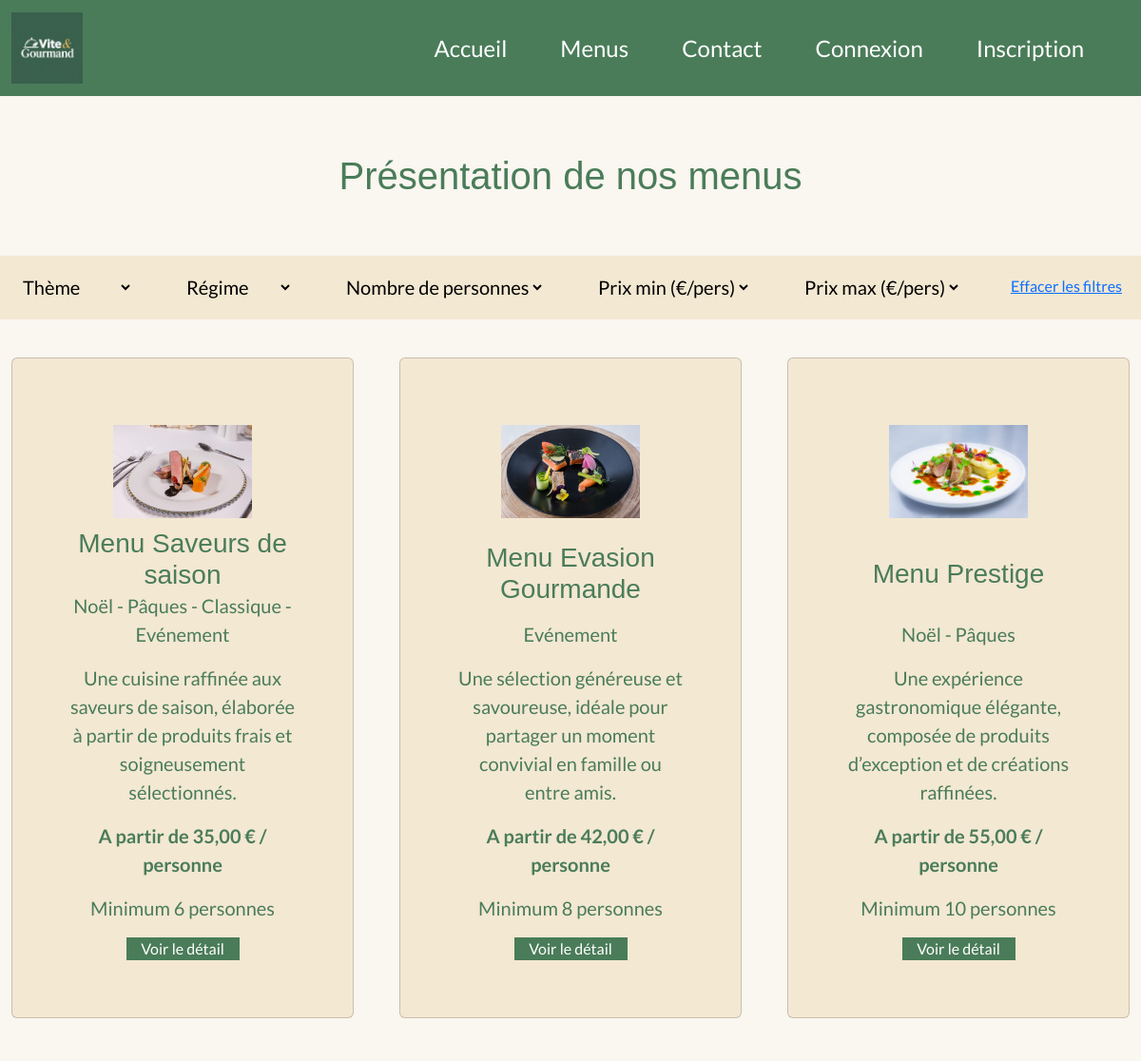
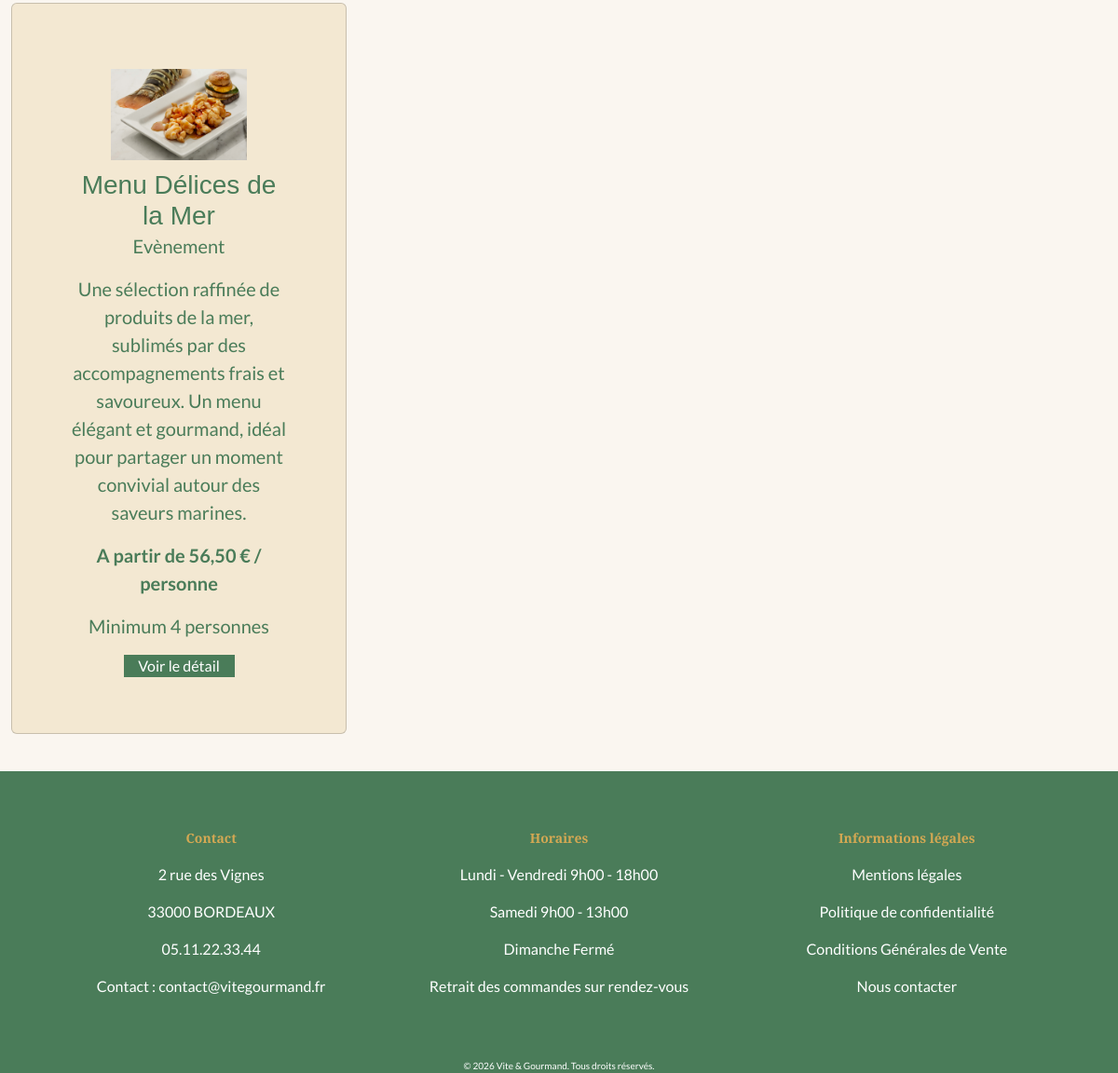
The page /?page=menus on the database its author committed (2 pictures, top to bottom).
### tables this page shows
CREATE TABLE IF NOT EXISTS menus 
(
id INT NOT NULL PRIMARY KEY AUTO_INCREMENT,
nomMenu VARCHAR (250) NOT NULL,
description VARCHAR (250) NOT NULL,
theme VARCHAR (250) NOT NULL,
nbPersonneMin INTEGER NOT NULL,
prix FLOAT NOT NULL,
conditions VARCHAR (250) NOT NULL,
regime VARCHAR (250) NOT NULL,
allergenes VARCHAR (250) NOT NULL,
stock INTEGER NOT NULL,
image VARCHAR (250) NOT NULL
);

### src/Controller/MenuController.php (called while the page is built, shortened)
<?php
class MenuController
{
    private MenuRepository $menuRepository;
    public function __construct(MenuRepository $menuRepository)
    {
        $this->menuRepository = $menuRepository;
    }
    public function showPublicMenus(): void
    {
        $menus = $this->menuRepository->findAll();
        require __DIR__ . '/../../templates/menus.php';
    }
}

### src/Repository/MenuRepository.php (called while the page is built, shortened)
<?php
class MenuRepository
{
    private Database $database;
    public function __construct(Database $database)
    {
        $this->database = $database;
    }
    public function findAll(): array {
        $pdo = $this->database->getConnection();
        $menus = $pdo->prepare("SELECT id, nomMenu, theme, prix, `description`, nbPersonneMin, `image` FROM menus ;
        ");
        $menus->execute();
        $result = $menus->fetchAll(PDO::FETCH_ASSOC);
        return $result;
    }
}

### templates/menus.php (the view, shortened to what this page needs)
<?php
    require __DIR__ . '/partials/head.php';
?>
<body>
<?php
    require __DIR__ . '/partials/header.php';
?>
<div>
    <h1 class="menu-title">Présentation de nos menus</h1>
</div>
<section class="filter">
    <div>
        <select name="filter-theme" id="filter-theme">
            <option value="">Thème</option>
        </select>
    </div>
    <div>
        <select name="filter-regime" id="filter-regime">
            <option value="">Régime</option>
        </select>
    </div>
    <div>
        <select name="filter-pers" id="filter-pers">
            <option value="">Nombre de personnes</option>
        </select>
    </div>
    <div>
        <select name="filter-min" id="filter-min">
            <option value="">Prix min (€/pers)</option>
        </select>
    </div>
    <div class="filter-inner">
        <select name="filter-max" id="filter-max">
            <option value="">Prix max (€/pers)</option>
        </select>
    </div>
    <div>
        <a href="#">Effacer les filtres</a>
    </div>
</section>
<section class="menu">
    <div class="container-fluid">
    <div class="row row-cols-3 row-cols-md-3 g-5 menus">
<?php foreach ($menus as $menu): ?>
    <div class="col">
        <div class="card h-100">
            <div class="card-inner">
                <div><img src="/images/<?=($menu['image'])?>" alt="Image du <?= htmlspecialchars($menu['nomMenu']) ?>"></div>
                <h3 class="card-title"><?= htmlspecialchars($menu['nomMenu']) ?></h3>
                <p><?= htmlspecialchars($menu['theme']) ?></p>
                <p><?= htmlspecialchars($menu['description']) ?></p>
                <p class="card-price">A partir de <?= htmlspecialchars(number_format($menu['prix'], 2, ',', ' ')) ?> € / personne</p>
                <p class="card-min">Minimum <?= htmlspecialchars((string) $menu['nbPersonneMin']) ?> personnes</p>
                <a href="/?page=menu_details&id=<?= ($menu['id'])?>" class="detail">Voir le détail</a>
            </div>
        </div>
    </div>
<?php endforeach ?>
    </div>
    </div>
</section>
<?php
    require __DIR__ . '/partials/footer.php';
?>
</body>
</html>

### public/index.php (shortened to what this page needs)
<?php
$data = new Database();
$menuRepo = new MenuRepository($data);
$menuController = new MenuController($menuRepo);
if (isset($_GET['page']) && $_GET['page'] === 'menus') {
    $menuController->showPublicMenus();
}

### templates/partials/head.php (shortened to what this page needs)
<!DOCTYPE html>
<html lang="fr">
<head>
    <link rel="stylesheet" href="https://cdnjs.cloudflare.com/ajax/libs/font-awesome/6.5.2/css/all.min.css" />
    <link href="https://cdn.jsdelivr.net/npm/bootstrap@5.3.8/dist/css/bootstrap.min.css" rel="stylesheet">
    <link rel="stylesheet" href="/css/style.css">
</head>

### templates/partials/header.php (shortened to what this page needs)
<nav class="navbar navbar-expand-lg navbar-dark">
    <div class="container-fluid">
        <a class="navbar-brand">
            <img class="logo" src="/images/Logo vite et gourmand 2.png" alt="Logo traiteur Vite et Gourmand" width="75" height="75">
        </a>
        <div class="collapse navbar-collapse" id="navbarNav">
            <ul class="navbar-nav">
                <li class="nav-item">
                    <a class="nav-link" href="/?page=home">Accueil</a>
                </li>
                <li class="nav-item">
                    <a class="nav-link" href="/?page=menus">Menus</a>
                </li>
                <li class="nav-item">
                    <a class="nav-link" href="/?page=contact">Contact</a>
                </li>
                <?php  if((!isset($_SESSION ['user_id']))) :?>
                <li class="nav-item">
                    <a class="nav-link" href="/?page=login">Connexion</a>
                </li>
                <li class="nav-item">
                    <a class="nav-link" href="/?page=register">Inscription</a>
                </li>
                <?php endif ?>
            </ul>
        </div>
    </div>
</nav>

### templates/partials/footer.php
<footer class="footer">
    <div class="row row-cols-3 row-cols-md-3 g-4 mon-footer">
        <div class="col">
            <h3 class="footer-title">Contact</h3>
            <div class="footer-inner">
                <p>2 rue des Vignes</p>
                <p>33000 BORDEAUX</p>
                <p>05.11.22.33.44</p>
                <p>Contact : contact@vitegourmand.fr</p>
            </div>
        </div>
        <div class="col">
            <h3 class="footer-title">Horaires</h3>
            <div class="footer-inner">
                <p>Lundi - Vendredi 9h00 - 18h00</p>
                <p>Samedi 9h00 - 13h00</p>
                <p>Dimanche Fermé</p>
                <p>Retrait des commandes sur rendez-vous</p>
            </div>
        </div>
        <div class="col">
            <h3 class="footer-title">Informations légales</h3>
            <div class="footer-inner">
                <p>Mentions légales</p>
                <p>Politique de confidentialité</p>
                <p>Conditions Générales de Vente</p>
                    <div class="contact">
                        <a class="contact-link" href="/?page=contact">Nous contacter</a>
                    </div>
            </div>
        </div>
    </div>
    <div class="copyright">
        © 2026 Vite & Gourmand. Tous droits réservés.
    </div>
</footer>

### public/css/style.css (style rules this page uses)
* { margin: 0; padding: 0; box-sizing: border-box; }
:root { --primary: #4A7C59; --secondary: #C4714A; --accent: #D4A853; --avis: #F3E8D2; --bg: #FAF6F0; --text: #2C2C2C; }
html { width: 100%; }
body { background-color: var(--bg); }
[class*="title"] { font-family: Playfair display, sans-serif; color: var(--primary); }
p { font-family: lato, sans-serif; }
[class*="price"] { font-weight: bold; font-size: 20px; }
.navbar { align-items: center; width: 100%; height: auto; background-color: var(--primary); }
.logo { max-width: 150px; max-height: 85px; }
.nav-link { color: white; font-size: 24px; padding: 20px 16px; }
.navbar-collapse { justify-content: flex-end; list-style: none; display: flex; margin-right: 40px; }
ul.navbar-nav { justify-content: space-between; gap: 40px; }
body { font-family: lato, sans-serif; }
.footer { width: 100%; background-color: var(--primary); }
.mon-footer { display: flex; margin: auto; padding: 40px; }
.footer-title { color: var(--accent); font-size: 14px; font-weight: bold; display: flex; justify-content: center; }
.footer-inner { display: flex; flex-direction: column; align-items: center; padding: 10px; color: white; }
.contact-link { color: white; text-decoration: none; font-size: 16px; }
.copyright { display: flex; justify-content: center; font-size: 10px; color: white; }
.menu-title { display: flex; justify-content: center; margin: 40px; padding: 20px; }
.filter { display: flex; justify-content: space-between; padding: 20px; background-color: var(--avis); }
select { border: none; outline: none; background-color: var(--avis); font-size: 20px; }
section.menu { margin-top: 40px; margin-bottom: 40px; }
.card { gap: 40px; padding: 40px; background-color: var(--avis); }
.card-inner { padding: 20px; height: 100%; color: var(--primary); display: flex; flex-direction: column; }
.card img { width: 70%; padding: 10px; display: flex; flex-direction: column; align-items: center; margin: auto; }
.card-title { display: flex; text-align: center; margin: auto; }
.card p { text-align: center; font-size: 20px; }
.card-price { font-weight: bold; font-size: 20px; }
.detail { text-decoration: none; align-self: center; text-align: center; width: 50%; color: white; background-color: var(--primary); }

### rows shown on the page
menus: image (picture), nomMenu "Menu Saveurs de saison", theme "Noël - Pâques - Classique - Evénement", description "Une cuisine raffinée aux saveurs de saison, élaborée à partir de produits frais et soigneusement sélectionnés.", prix "35,00", nbPersonneMin "6"
menus: image (picture), nomMenu "Menu Evasion Gourmande", theme "Evénement", description "Une sélection généreuse et savoureuse, idéale pour partager un moment convivial en famille ou entre amis.", prix "42,00", nbPersonneMin "8"
menus: image (picture), nomMenu "Menu Prestige", theme "Noël - Pâques", description "Une expérience gastronomique élégante, composée de produits d’exception et de créations raffinées.", prix "55,00", nbPersonneMin "10"
menus: image (picture), nomMenu "Menu Délices de la Mer", theme "Evènement", description "Une sélection raffinée de produits de la mer, sublimés par des accompagnements frais et savoureux. Un menu élégant et gourmand, idéal pour partager un moment convivial autour des saveurs marines.", prix "56,50", nbPersonneMin "4"
